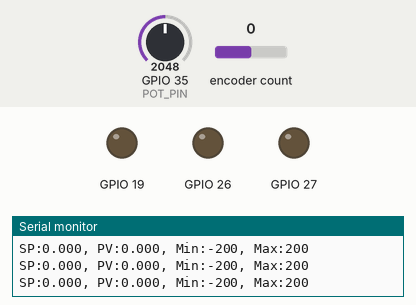
Simulated run of this sketch. Board: ESP32. Parts: output pins drawn as LEDs (lit = HIGH), the last lines printed to the serial monitor. The test bench sets the inputs (shaded band); at power-on: GPIO 35 (POT_PIN) = 2048, encoder count 0.

Above: at 1.2 s.
1.3 s: GPIO 35 (POT_PIN) set to 2084
At 2.82 s:
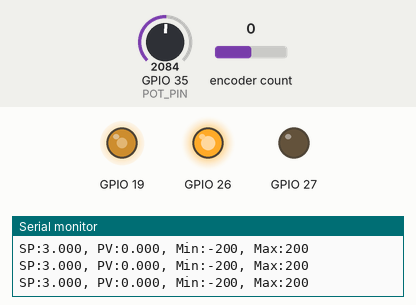
4.3 s: GPIO 35 (POT_PIN) set to 2047
At 4.9 s:
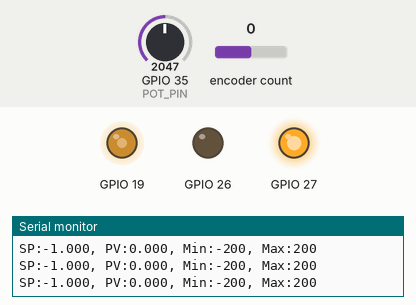
7.3 s: GPIO 35 (POT_PIN) set to 1228
8.8 s: encoder count set to 4
At 10.5 s:
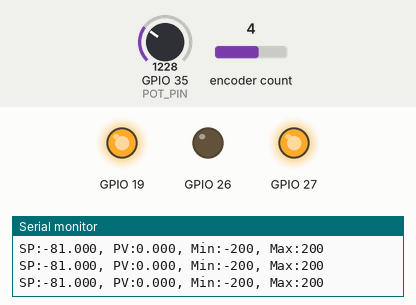
11.8 s: GPIO 35 (POT_PIN) set to 2866
At 13.2 s:
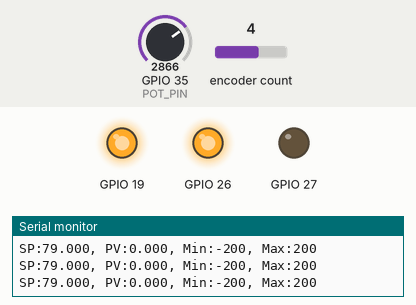
13.5 s: GPIO 35 (POT_PIN) set to 491
At 15.1 s:
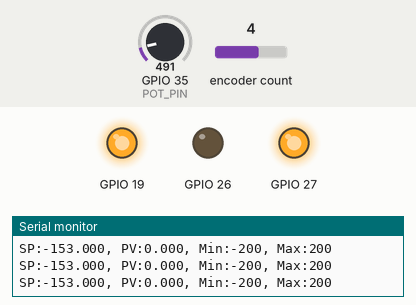
Timing chart, 0 to 16.2 s (numbered marks = the images above; inputs shaded):
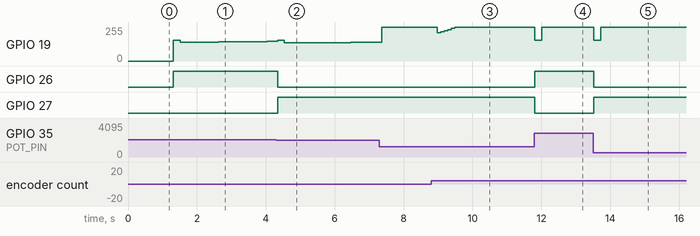

The sketch:

p03.ino
```cpp
#include <Arduino.h>
#include "pid.h"

// Pines del ESP32
#define POT_PIN   35
#define ENCODER_A 4
#define ENCODER_B 15
#define MOTOR_IN1 26
#define MOTOR_IN2 27
#define MOTOR_PWM 19

const double A_POS = 0.1757770768;
const double B_POS = -23.2700809430;
const double A_NEG = 0.1797019906;
const double B_NEG = 24.2606930126;


// Instancia de la clase con los parámetros originales de pid.ino
MotorPID motor(ENCODER_A, ENCODER_B, MOTOR_IN1, MOTOR_IN2, MOTOR_PWM, 2, 1, 0.001);

void setup() {
    Serial.begin(115200);
    motor.begin();

    // Arranque: 155 PWM durante 150 ms para vencer friccion estatica.
    //motor.setStartupPWM(155.0, 150);

    // Marcha: minimo de 60 PWM, pero sin invertir el sentido del SP.
    //motor.setRunMinPWM(60.0);

    // Feedforward independiente por rueda mediante ecuación característica
     motor.setFeedforwardModel(
        A_POS, B_POS,
        A_NEG, B_NEG
    );
}

void loop() {
    // 1. Leer el potenciómetro y mapearlo (-200 a 200 RPM)
    int potValue = analogRead(POT_PIN);
    double setpoint = map(potValue, 0, 4095, -200, 200);

    // 2. Asignar la referencia
    motor.setSetpoint(setpoint);
    // 3. Actualizar lectura de encoder y ejecutar el PID si pasaron 100 ms
    motor.actualizar();
    // 4. Salida por puerto serie para Plotter
    motor.imprimirDatos();

    delay(50);
}
```

pid.cpp
```cpp
#include "pid.h"

MotorPID::MotorPID(
    uint8_t encA,
    uint8_t encB,
    uint8_t motorIn1,
    uint8_t motorIn2,
    uint8_t motorPwm,
    double kp,
    double ki,
    double kd
) {
    pinEncA = encA;
    pinEncB = encB;
    pinIn1 = motorIn1;
    pinIn2 = motorIn2;
    pinPwm = motorPwm;

    Kp = kp;
    Ki = ki;
    Kd = kd;
}

void MotorPID::begin() {
    // EMG30: encoder open collector.
    // Recomendado: pull-up externo de 4.7 kOhm a 3.3 V.
    ESP32Encoder::useInternalWeakPullResistors = puType::up;
    encoder.attachFullQuad(pinEncA, pinEncB);
    encoder.clearCount();

    pinMode(pinIn1, OUTPUT);
    pinMode(pinIn2, OUTPUT);

    // ESP32 Arduino Core 3.x: PWM 1 kHz, 8 bits.
    ledcAttach(pinPwm, 1000, 8);

    lastEncoderCount = encoder.getCount();
    lastTime = millis();
    detener();
}

void MotorPID::setPV(double PV) {
    pv = PV;
}

void MotorPID::actualizar() {
    const unsigned long currentTime = millis();
    const unsigned long elapsedMs = currentTime - lastTime;

    if (elapsedMs < SAMPLE_PERIOD_MS) {
        return;
    }

    const int64_t currentCount = encoder.getCount();
    const int64_t deltaCount = currentCount - lastEncoderCount;
    const double dt = elapsedMs / 1000.0;

    lastEncoderCount = currentCount;
    lastTime = currentTime;

    if (dt <= 0.0) {
        return;
    }

    // EMG30: 360 cuentas por revolucion del eje de salida.
    setPV((static_cast<double>(deltaCount) / COUNTS_PER_REVOLUTION) * (60.0 / dt));

    pidControl(dt);
}

void MotorPID::pidControl(double dt) {
    if (dt <= 0.0) {
        return;
    }

    // SP = 0: paro inmediato y memoria limpia.
    if (fabs(setpoint) <= ZERO_SETPOINT_EPS) {
        resetControlState();
        aplicarPWM(0.0);
        return;
    }

    // ------------------------------------------------------
    // FASE DE ARRANQUE
    // ------------------------------------------------------
    // Durante el arranque NO usamos PID. Se aplica un PWM fijo
    // para vencer friccion estatica sin dar un golpe de PWM=255
    // por el gran error inicial del PID.
    if (arranqueVigente()) {
        lastFeedforwardPWM = calcularFeedforward(); // solo para debug

        output = (setpoint > 0.0) ? startupPWM : -startupPWM;
        output = limitar(output, -PWM_MAX, PWM_MAX);

        // El PID empieza limpio cuando termine el arranque.
        CV_Anterior = 0.0;
        error1 = 0.0;
        error2 = 0.0;

        aplicarPWM(output);
        return;
    }

    // ------------------------------------------------------
    // FASE DE MARCHA: Feedforward + PID
    // ------------------------------------------------------
    const double error = setpoint - pv;

    // PID incremental (velocity form).
    const double pidCandidate =
        CV_Anterior
        + (Kp + Kd / dt) * error
        + (-Kp + Ki * dt - 2.0 * Kd / dt) * error1
        + (Kd / dt) * error2;

    const double feedforward = calcularFeedforward();
    const double totalCandidate = feedforward + pidCandidate;

    // Primero: no permitir inversion respecto al setpoint y aplicar
    // el PWM minimo de marcha.
    const double actuatorCandidate = limitarPWMEnMarcha(totalCandidate);

    // Saturacion fisica final.
    output = limitar(actuatorCandidate, -PWM_MAX, PWM_MAX);

    // Anti-windup por seguimiento del actuador realmente aplicado:
    // FF + estadoPID = output.
    CV_Anterior = output - feedforward;
    CV_Anterior = limitar(CV_Anterior, -PWM_MAX, PWM_MAX);

    error2 = error1;
    error1 = error;

    aplicarPWM(output);
}

void MotorPID::setSetpoint(double spRPM) {
    const double oldSetpoint = setpoint;

    // Cero: detener de inmediato.
    if (fabs(spRPM) <= ZERO_SETPOINT_EPS) {
        setpoint = 0.0;
        startupActive = false;
        resetControlState();
        aplicarPWM(0.0);
        return;
    }

    const bool estabaDetenido = fabs(oldSetpoint) <= ZERO_SETPOINT_EPS;
    const bool cambioSentido =
        (oldSetpoint > ZERO_SETPOINT_EPS && spRPM < -ZERO_SETPOINT_EPS) ||
        (oldSetpoint < -ZERO_SETPOINT_EPS && spRPM > ZERO_SETPOINT_EPS);

    setpoint = spRPM;

    // Solo reiniciar la fase de arranque cuando realmente partimos
    // desde cero o cambiamos el sentido. Los paquetes UDP repetidos
    // NO vuelven a iniciar el temporizador.
    if (estabaDetenido || cambioSentido) {
        resetControlState();
        iniciarArranque();
    }
}

void MotorPID::setStartupPWM(double pwmStart, unsigned long startTimeMs) {
    startupPWM = limitar(fabs(pwmStart), 0.0, PWM_MAX);
    startupDurationMs = startTimeMs;
}

void MotorPID::setRunMinPWM(double pwmRun) {
    runMinPWM = limitar(fabs(pwmRun), 0.0, PWM_MAX);
}

void MotorPID::setFeedforwardModel(
    double aPos, double bPos,
    double aNeg, double bNeg
) {
    if (fabs(aPos) < 1e-12 || fabs(aNeg) < 1e-12) {
        disableFeedforward();
        return;
    }

    ffAPos = aPos;
    ffBPos = bPos;
    ffANeg = aNeg;
    ffBNeg = bNeg;
    feedforwardEnabled = true;
}

void MotorPID::disableFeedforward() {
    feedforwardEnabled = false;
    ffAPos = 0.0;
    ffBPos = 0.0;
    ffANeg = 0.0;
    ffBNeg = 0.0;
    lastFeedforwardPWM = 0.0;
}

void MotorPID::detener() {
    setpoint = 0.0;
    startupActive = false;
    resetControlState();
    aplicarPWM(0.0);

    lastEncoderCount = encoder.getCount();
    lastTime = millis();
    pv = 0.0;
}

void MotorPID::aplicarPWM(double pwm) {
    const double pwmLimited = limitar(pwm, -PWM_MAX, PWM_MAX);
    const uint32_t duty = static_cast<uint32_t>(round(fabs(pwmLimited)));

    if (duty == 0) {
        // COAST, no frenado activo.
        digitalWrite(pinIn1, LOW);
        digitalWrite(pinIn2, LOW);
        ledcWrite(pinPwm, 0);
        return;
    }

    if (pwmLimited > 0.0) {
        digitalWrite(pinIn1, HIGH);
        digitalWrite(pinIn2, LOW);
    } else {
        digitalWrite(pinIn1, LOW);
        digitalWrite(pinIn2, HIGH);
    }

    ledcWrite(pinPwm, duty);
}

void MotorPID::resetControlState() {
    output = 0.0;
    CV_Anterior = 0.0;
    error1 = 0.0;
    error2 = 0.0;
    lastFeedforwardPWM = 0.0;
}

void MotorPID::iniciarArranque() {
    startupStartMs = millis();
    startupActive = startupDurationMs > 0 && startupPWM > 0.0;
}

bool MotorPID::arranqueVigente() {
    if (!startupActive) {
        return false;
    }

    if (millis() - startupStartMs >= startupDurationMs) {
        startupActive = false;
        return false;
    }

    return true;
}

double MotorPID::calcularFeedforward() {
    if (!feedforwardEnabled || fabs(setpoint) <= ZERO_SETPOINT_EPS) {
        lastFeedforwardPWM = 0.0;
        return 0.0;
    }

    // El PID trabaja en RPM; la calibracion se hizo en rad/s.
    const double omegaDeseada = setpoint * (2.0 * M_PI / 60.0);

    double pwmFF = 0.0;

    if (omegaDeseada > 0.0) {
        pwmFF = (omegaDeseada - ffBPos) / ffAPos;
    } else {
        pwmFF = (omegaDeseada - ffBNeg) / ffANeg;
    }

    pwmFF = limitar(pwmFF, -PWM_MAX, PWM_MAX);
    lastFeedforwardPWM = pwmFF;
    return pwmFF;
}

double MotorPID::limitarPWMEnMarcha(double pwm) const {
    // No permitimos que el PID invierta el motor por un pequeno
    // sobreimpulso. Puede reducir hasta el PWM minimo de marcha.
    if (setpoint > ZERO_SETPOINT_EPS) {
        if (pwm <= 0.0) {
            // Mejor dejar rodar que invertir el motor.
            return 0.0;
        }

        if (pwm < runMinPWM) {
            return runMinPWM;
        }

        return limitar(pwm, 0.0, PWM_MAX);
    }

    if (setpoint < -ZERO_SETPOINT_EPS) {
        if (pwm >= 0.0) {
            return 0.0;
        }

        if (fabs(pwm) < runMinPWM) {
            return -runMinPWM;
        }

        return limitar(pwm, -PWM_MAX, 0.0);
    }

    return 0.0;
}

double MotorPID::limitar(double value, double minValue, double maxValue) {
    if (value < minValue) return minValue;
    if (value > maxValue) return maxValue;
    return value;
}

void MotorPID::imprimirDatos() {
    const char* mode = fabs(setpoint) <= ZERO_SETPOINT_EPS
        ? "STOP"
        : (startupActive ? "START" : "RUN");

    Serial.print("SP:"); Serial.print(setpoint, 3);
    Serial.print(", PV:"); Serial.print(pv, 3);
    /*Serial.print(", ERR:"); Serial.print(setpoint - pv, 3);
    Serial.print(", FF:"); Serial.print(lastFeedforwardPWM, 1);
    Serial.print(", PID:"); Serial.print(CV_Anterior, 1);
    Serial.print(", PWM:"); Serial.print(output, 1);
    Serial.print(", MODE:"); Serial.print(mode);
    Serial.print(", PSTART:"); Serial.print(startupPWM, 0);
    Serial.print(", PRUN:"); Serial.print(runMinPWM, 0);*/
    Serial.print(", Min:"); Serial.print(-200);
    Serial.print(", Max:"); Serial.print(200);
    Serial.println();
}
```

pid.h
```cpp
#ifndef MOTOR_PID_H
#define MOTOR_PID_H

#include <Arduino.h>
#include <ESP32Encoder.h>
#include <math.h>

class MotorPID {
public:
    double setpoint = 0.0;   // RPM
    double pv = 0.0;         // RPM medidas
    double output = 0.0;     // PWM aplicado [-255,255]

    double Kp = 0.0;
    double Ki = 0.0;
    double Kd = 0.0;

    // Estado del PID incremental: componente de realimentacion.
    double CV_Anterior = 0.0;
    double error1 = 0.0;
    double error2 = 0.0;

    MotorPID(
        uint8_t encA,
        uint8_t encB,
        uint8_t motorIn1,
        uint8_t motorIn2,
        uint8_t motorPwm,
        double kp = 1.2,
        double ki = 2.85,
        double kd = 0.001
    );

    void begin();
    void actualizar();
    void pidControl(double dt);

    void setSetpoint(double spRPM);
    void setPV(double PV);
    void detener();

    // Logica de friccion:
    // - Al arrancar desde cero o cambiar de sentido se aplica pwmStart
    //   durante startTimeMs.
    // - En marcha, si el controlador pide un PWM no nulo menor que
    //   pwmRun, se eleva a pwmRun.
    // - Nunca se permite invertir el sentido respecto al setpoint.
    void setStartupPWM(double pwmStart, unsigned long startTimeMs);
    void setRunMinPWM(double pwmRun);

    // Feedforward experimental asimetrico:
    //   omega = aPos*PWM + bPos  (giro positivo)
    //   omega = aNeg*PWM + bNeg  (giro negativo)
    void setFeedforwardModel(
        double aPos, double bPos,
        double aNeg, double bNeg
    );
    void disableFeedforward();

    double getPV() const { return pv; }
    double getSetpoint() const { return setpoint; }
    double getOutput() const { return output; }
    double getFeedforwardPWM() const { return lastFeedforwardPWM; }
    double getPIDPWM() const { return CV_Anterior; }
    double getErrorRPM() const { return setpoint - pv; }
    double getStartupPWM() const { return startupPWM; }
    double getRunMinPWM() const { return runMinPWM; }
    bool isStarting() const { return startupActive; }

    void imprimirDatos();

private:
    uint8_t pinEncA;
    uint8_t pinEncB;
    uint8_t pinIn1;
    uint8_t pinIn2;
    uint8_t pinPwm;

    ESP32Encoder encoder;

    unsigned long lastTime = 0;
    int64_t lastEncoderCount = 0;

    const unsigned long SAMPLE_PERIOD_MS = 100;
    const double COUNTS_PER_REVOLUTION = 360.0;
    const double PWM_MAX = 255.0;
    const double ZERO_SETPOINT_EPS = 1e-3; // RPM
    const double ZERO_PWM_EPS = 1e-9;

    // Arranque y marcha.
    double startupPWM = 155.0;
    double runMinPWM = 130.0;
    unsigned long startupDurationMs = 150;
    unsigned long startupStartMs = 0;
    bool startupActive = false;

    // Feedforward.
    bool feedforwardEnabled = false;
    double ffAPos = 0.0;
    double ffBPos = 0.0;
    double ffANeg = 0.0;
    double ffBNeg = 0.0;
    double lastFeedforwardPWM = 0.0;

    void aplicarPWM(double pwm);
    void resetControlState();
    void iniciarArranque();
    bool arranqueVigente();
    double calcularFeedforward();
    double limitarPWMEnMarcha(double pwm) const;
    static double limitar(double value, double minValue, double maxValue);
};

#endif
```

Measured:
- the behaviour switches between 2057 and 2058 on GPIO 35 (POT_PIN) (found by bisection; images 0 and 1)
- after the input at 1.3 s, GPIO 19: 0/255 → 154/255 at once, → 139/255 0.20 s later, → 140/255 0.20 s later, → 141/255 0.30 s later, … (10 changes in this stretch); GPIO 26: LOW → HIGH at once
- after the input at 4.3 s, GPIO 26: HIGH → LOW at once; GPIO 27: LOW → HIGH at once
- after the input at 8.8 s, GPIO 19: 255/255 → 212/255 after 0.19 s, → 220/255 0.10 s later, → 228/255 0.10 s later, → 236/255 0.10 s later, … (7 changes in this stretch)
- after the input at 11.8 s, GPIO 19: 255/255 → 154/255 at once, → 255/255 0.20 s later; GPIO 26: LOW → HIGH at once; GPIO 27: HIGH → LOW at once
- after the input at 13.5 s, GPIO 19: 255/255 → 154/255 at once, → 255/255 0.20 s later; GPIO 26: HIGH → LOW at once; GPIO 27: LOW → HIGH at once
